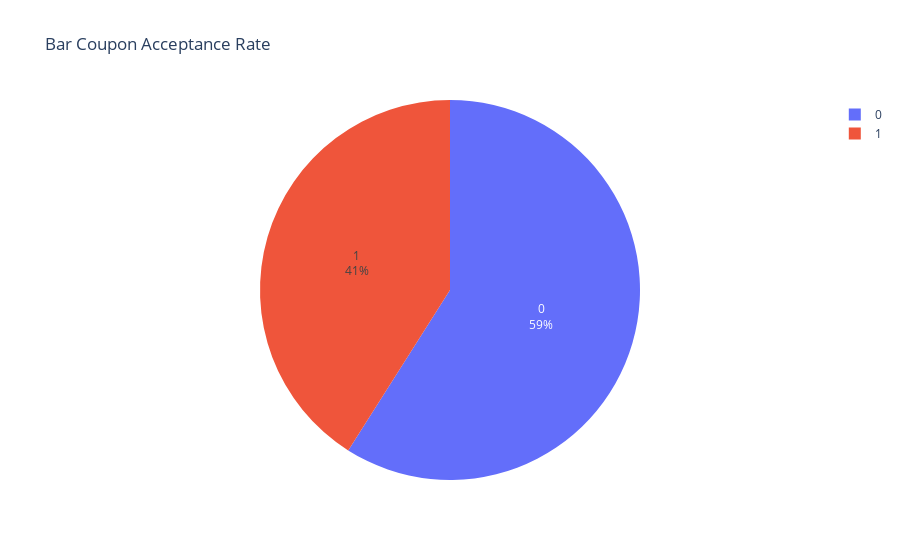

Notebook code cell kept with this figure:
### Code cell
fig = px.pie(bar_coupons_df, names='Y', title = 'Bar Coupon Acceptance Rate')
fig.update_traces(textposition='inside', textinfo='percent+label')

### Figure 1 — Plotly figure (JSON) as saved in the notebook; plotly's stock layout.template omitted (floating-point values rounded to 4 significant figures; data arrays with more than 128 entries replaced by an {"elided": "..."} marker saying what was removed)
{"data": [{"domain": {"x": [0, 1], "y": [0, 1]}, "hovertemplate": "Y=%{label}<extra></extra>", "labels": {"elided": "2017 int values"}, "legendgroup": "", "name": "", "showlegend": true, "textinfo": "percent+label", "textposition": "inside", "type": "pie"}], "layout": {"legend": {"tracegroupgap": 0}, "title": {"text": "Bar Coupon Acceptance Rate"}}}
